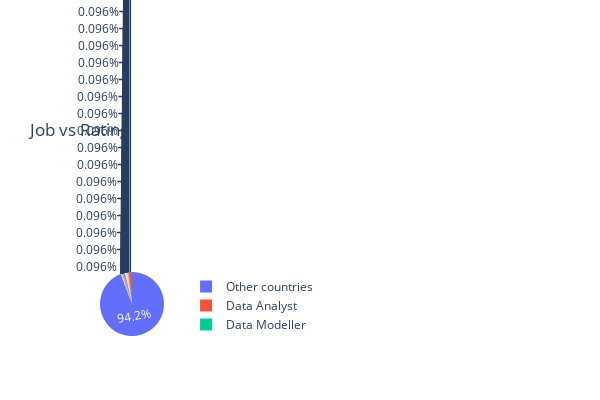

The code cell stored with this chart in its notebook:
### Code cell
df.loc[df['rating'] > 4.1, 'job_title'] = 'Other countries'

# Create a pie chart
fig = px.pie(df, values='rating', names='job_title', title='Job vs Rating')

# Update the layout to make the figure smaller
fig.update_layout(
    width=600,  # Set the width of the figure
    height=400  # Set the height of the figure
)

# Show the plot
fig.show()

### Figure 1 — Plotly figure (JSON) as saved in the notebook; plotly's stock layout.template omitted (floating-point values rounded to 4 significant figures; data arrays with more than 128 entries replaced by an {"elided": "..."} marker saying what was removed)
{"data": [{"domain": {"x": [0, 1], "y": [0, 1]}, "hovertemplate": "job_title=%{label}<br>rating=%{value}<extra></extra>", "labels": {"elided": "1561 str values"}, "legendgroup": "", "name": "", "showlegend": true, "type": "pie", "values": {"elided": "1561 float values"}}], "layout": {"height": 400, "legend": {"tracegroupgap": 0}, "title": {"text": "Job vs Rating"}, "width": 600}}
